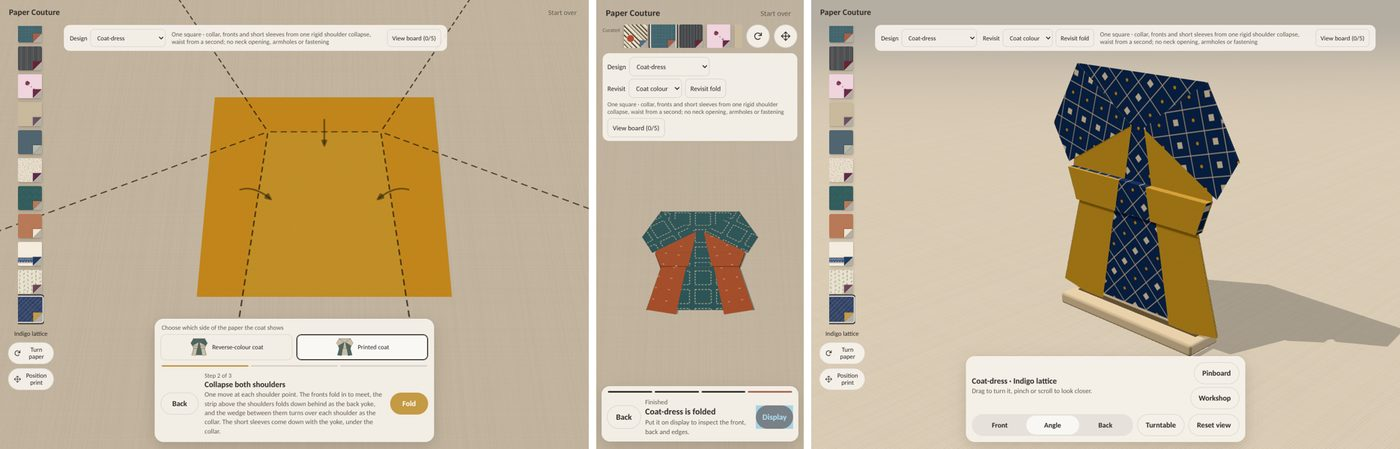
#> input picture docs/coat-dress/evidence/app.jpg, 1400 x 449 px, given in place of broken-twill-front.png, which was not available
$ python package-swing-coat-review.py
#> lines starting #> are read from the running program, lines starting #| are printed output that depends on the picture; pictures that were not available may be replaced by others from this repository, and a replacement may not be noted
"""Assemble review contact sheets from actual browser pixels; never synthesize garments."""
from pathlib import Path
from PIL import Image, ImageOps, ImageDraw, ImageFont
root=Path(__file__).resolve().parents[1]
ev=root/'docs/swing-coat/evidence'; raw=ev/'browser'; papers=ev/'papers'
font_path='/System/Library/Fonts/Supplemental/Arial.ttf'
def font(n):
    try: return ImageFont.truetype(font_path,n)
    except OSError: return ImageFont.load_default()
def contact(name,items,cols,tile=(380,350),crop=None):
#> called with name = 'views.jpg', cols = 3, tile = (390, 460), crop = (350, 110, 960, 700)
    rows=(len(items)+cols-1)//cols
    im=Image.new('RGB',(cols*tile[0],rows*tile[1]),'#f1ede4');d=ImageDraw.Draw(im)
#> after `im = Image.new('RGB', (cols * tile[0], rows * tile[1]), '#f1ede4')`:
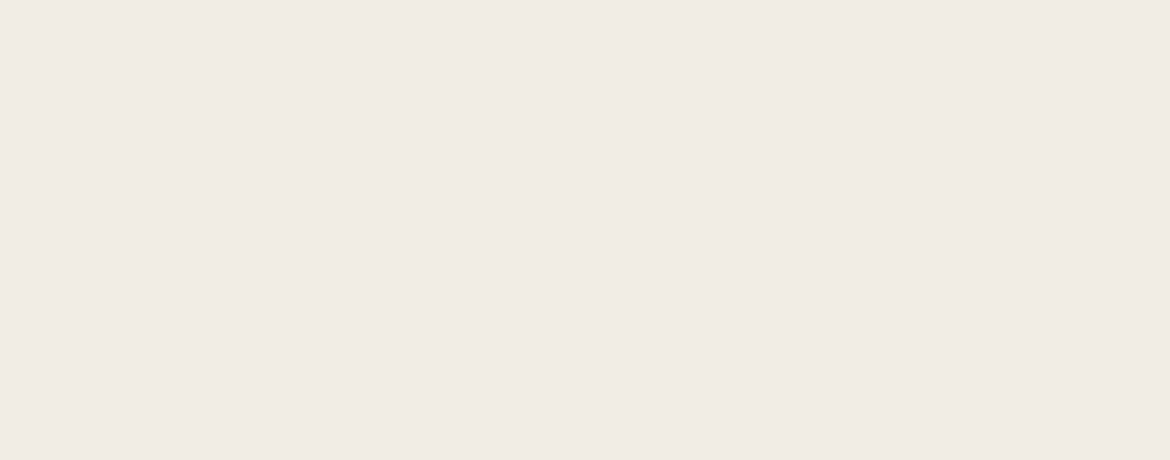
#> im: PIL image 1170x460 RGB; mean R, G, B 241, 237, 228
    for i,(path,label) in enumerate(items):
        pic=Image.open(path).convert('RGB')
#> pic is the input picture: PIL image 1400x449 RGB; mean R, G, B 196.6, 181.6, 157.4
        if crop: pic=pic.crop(crop)
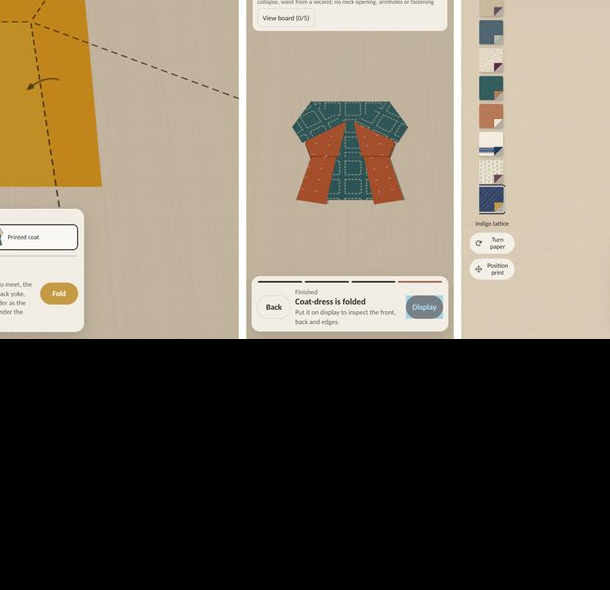
#> pic: PIL image 610x590 RGB; mean R, G, B 114.6, 105.2, 90.5
        pic=ImageOps.contain(pic,(tile[0]-24,tile[1]-52))
#> pic: PIL image 366x354 RGB
        x=(i%cols)*tile[0];y=(i//cols)*tile[1]
        im.paste(pic,(x+(tile[0]-pic.width)//2,y+12))
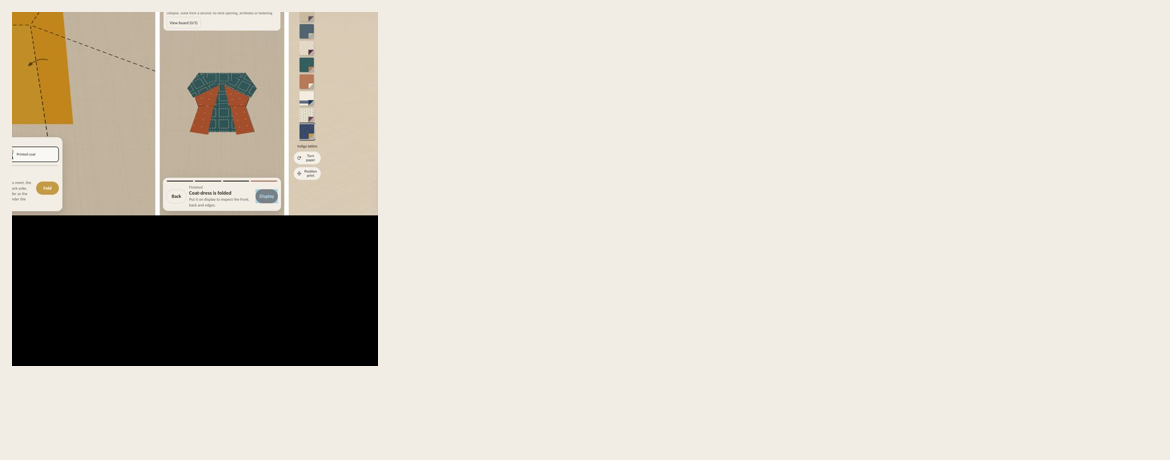
#> im: PIL image 1170x460 RGB; mean R, G, B 210.6, 205.3, 194.9
        d.text((x+16,y+tile[1]-29),label,font=font(15),fill='#263e3e')
#> pass 2 of the loop in contact, `for i,(path,label) in enumerate(items):`:
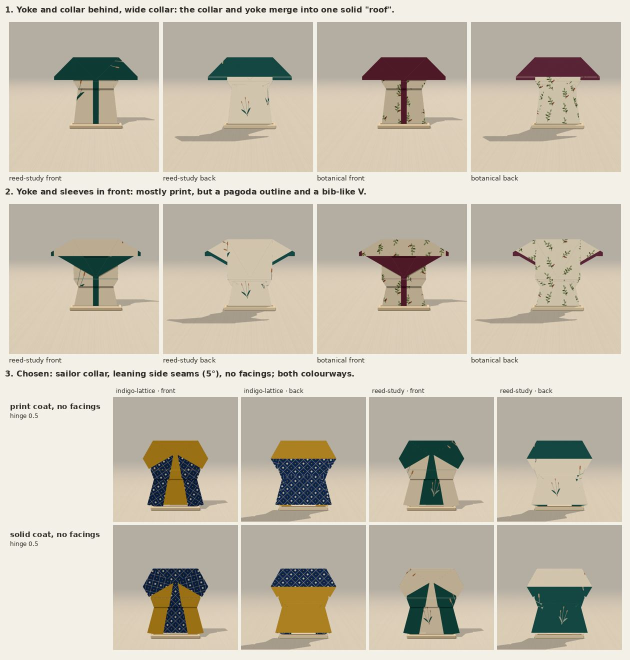
#> input picture docs/coat-dress/evidence/exploration.jpg, 1260 x 1320 px, given in place of broken-twill-angle.png, which was not available (shown at 1/2 size)
#> in contact, pic is the input picture: PIL image 1260x1320 RGB; mean R, G, B 198.6, 191, 175.6
#> in contact, `if crop: pic=pic.crop(crop)`:
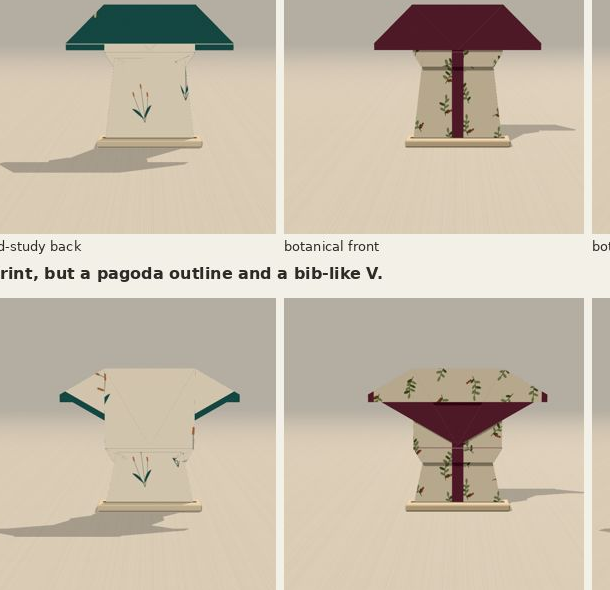
#> pic: PIL image 610x590 RGB; mean R, G, B 200, 188.9, 171.7
#> in contact, `im.paste(pic,(x+(tile[0]-pic.width)//2,y+12))`:
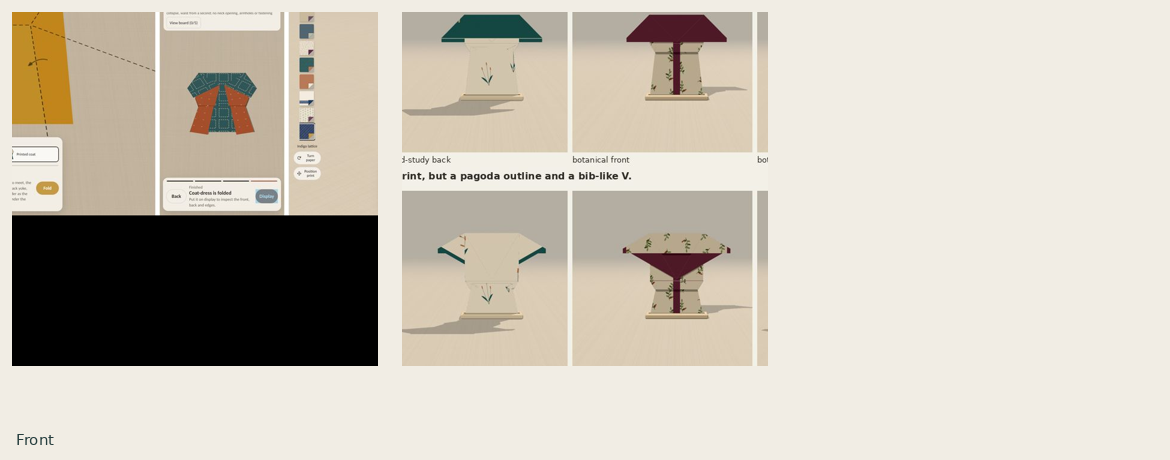
#> im: PIL image 1170x460 RGB; mean R, G, B 200.6, 193.6, 181.3
    im.save(ev/name,quality=93)
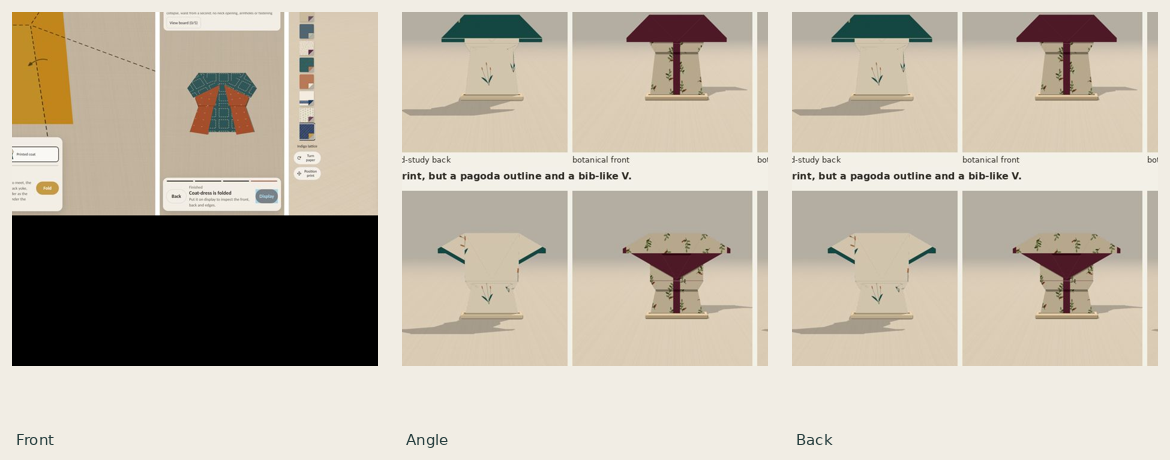
#> saved as views.jpg: PIL image 1170x460 RGB; mean R, G, B 190.7, 182, 167.7
contact('views.jpg',[(raw/('broken-twill-'+v+'.png'),v.capitalize()) for v in ['front','angle','back']],3,(390,460),(350,110,960,700))
contact('papers.jpg',[(papers/(p+'-'+s+'.png'),name+' / '+s) for p,name in [('reed-study','Reed study'),('broken-twill','Broken twill'),('copper-fleck','Copper fleck')] for s in ['front','back']],2,(400,410))
#> call 2 of contact, with name = 'papers.jpg', cols = 2, tile = (400, 410)
#> in contact (call 2), `im = Image.new('RGB', (cols * tile[0], rows * tile[1]), '#f1ede4')`:
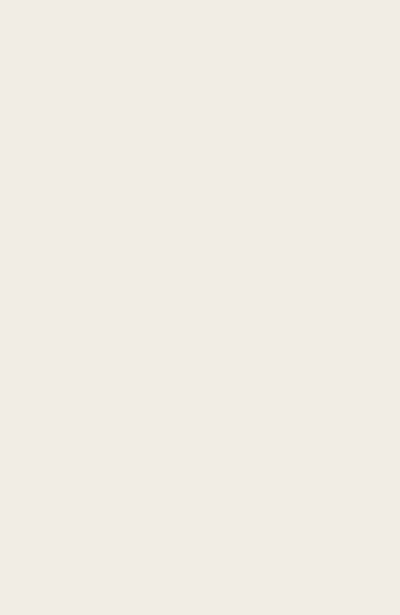
#> im: PIL image 800x1230 RGB (shown at 1/2 size); mean R, G, B 241, 237, 228
#> (the run stopped early here; a loop or call above may not have finished)
